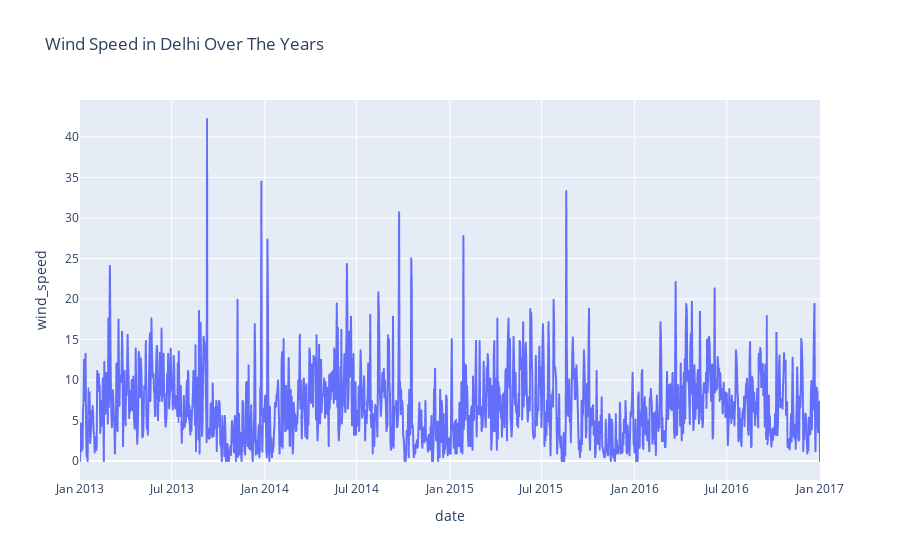

Write notebook code for a chart like this one.
### Code cell
figure = px.line(data , x = 'date' , y = 'wind_speed' , title = 'Wind Speed in Delhi Over The Years')
figure.show()

### Figure 1 — Plotly figure (JSON) as saved in the notebook; plotly's stock layout.template omitted (floating-point values rounded to 4 significant figures; data arrays with more than 128 entries replaced by an {"elided": "..."} marker saying what was removed)
{"data": [{"hovertemplate": "date=%{x}<br>wind_speed=%{y}<extra></extra>", "legendgroup": "", "line": {"color": "#636efa", "dash": "solid"}, "marker": {"symbol": "circle"}, "mode": "lines", "name": "", "showlegend": false, "type": "scattergl", "x": {"elided": "1462 str values"}, "xaxis": "x", "y": {"elided": "1462 float values"}, "yaxis": "y"}], "layout": {"legend": {"tracegroupgap": 0}, "title": {"text": "Wind Speed in Delhi Over The Years"}, "xaxis": {"anchor": "y", "domain": [0, 1], "title": {"text": "date"}}, "yaxis": {"anchor": "x", "domain": [0, 1], "title": {"text": "wind_speed"}}}}
